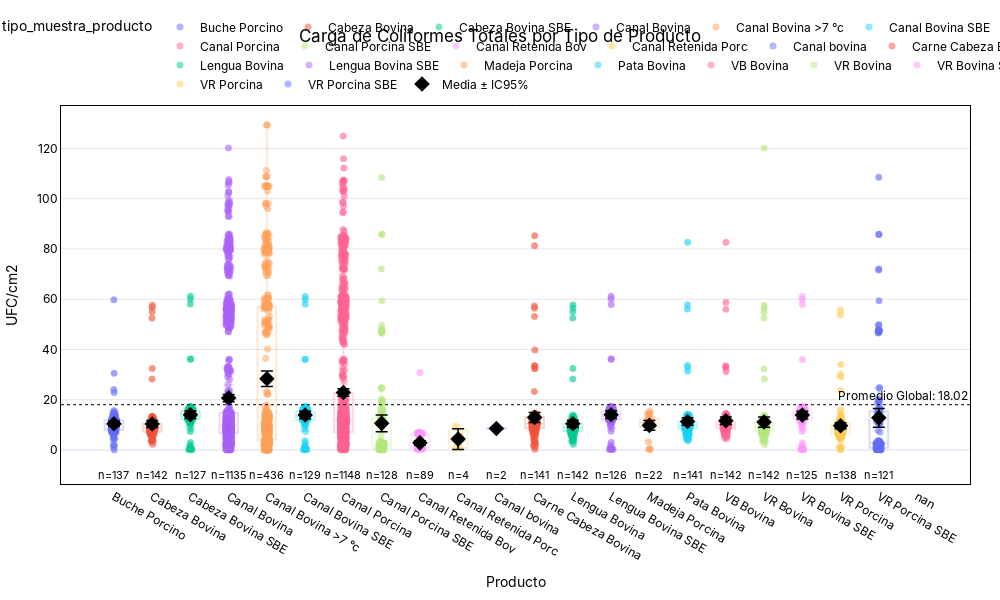

Write notebook code for a chart like this one.
### Code cell
fig1 = plot_statistical_strip(
    df=df_good,
    x_col='tipo_muestra_producto',       # Category: Product Type
    y_col='horas_ingreso_a_incubacion',        # Value: Coliforms Count
    title="Carga de Coliformes Totales por Tipo de Producto",
    y_title="UFC/cm2",
    x_title="Producto",
    point_opacity=0.5,
    show_mean_ci=True,                   # Show the mean and confidence interval
    show_boxplot=True                    # Show the distribution box
)

fig1.show()
